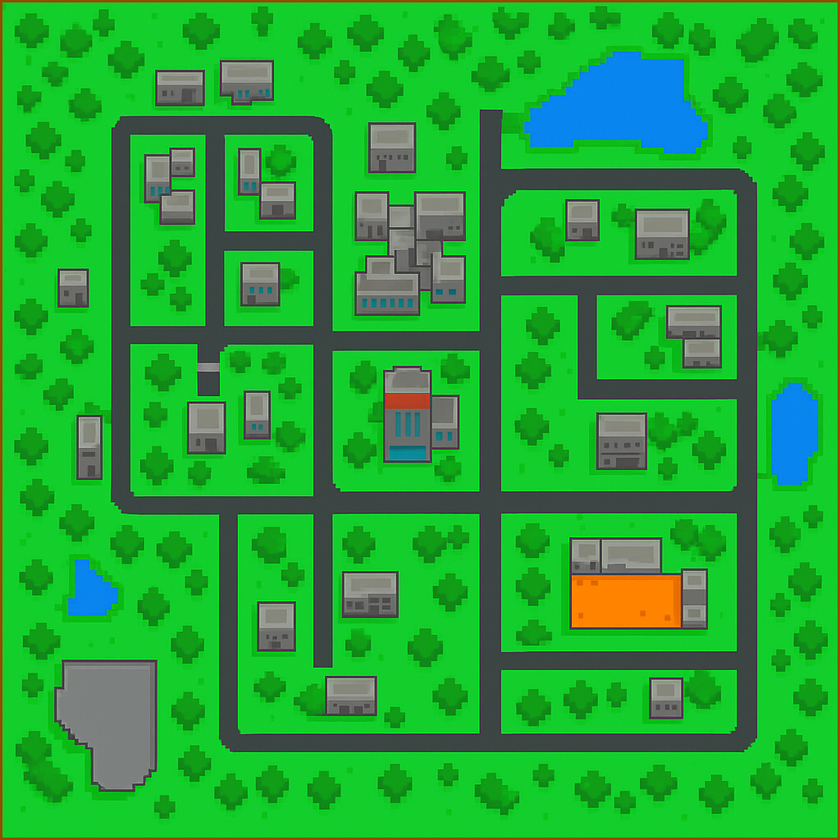
#> input picture map.png, 840 x 840 px, shrunk from 1024 x 1024 before the run
$ python normalize_map_colors.py --input map.png --output map_clean.png --diff diff.png
#> lines starting #> are read from the running program, lines starting #| are printed output that depends on the picture
#!/usr/bin/env python3
"""
normalize_map_colors.py

Reads an input top-down map image, maps every pixel to the nearest color
from a provided legend using perceptual LAB distances, applies optional denoising
and a majority (mode) smoothing pass to remove speckles, and writes a cleaned
map and a visual diff image.

Usage:
    python normalize_map_colors.py --input map.png --output map_clean.png --diff diff.png

Tweak parameters:
    --median N       apply median filter with kernel N (0 = disabled)
    --modeiters N    run N passes of modal smoothing (default 2)
    --threshold T    optional maximum deltaE threshold to map (unused by default)
"""

from PIL import Image, ImageFilter, ImageOps
import numpy as np
import math
import argparse
from collections import Counter

# ========== CONFIG: your final palette (hex -> name) ==========
LEGEND = {
    "#00FF00": "grass",
    "#0000FF": "water",
    "#453503": "mud",
    "#000000": "road",
    "#808080": "building",
    "#006400": "tree",
    "#FF0000": "player_spawn",
    "#FFFF00": "npc_spawn",
    "#FF00FF": "car_spawn",
    "#FFA500": "shop",
    "#C0C0C0": "school",
    "#964B00": "fence",
    "#00FFFF": "teleport"
}

# ========== color conversion helpers (sRGB -> LAB) ==========
# Reference white D65
REF_X = 0.95047
REF_Y = 1.00000
REF_Z = 1.08883

def hex_to_rgb(hex_color):
    h = hex_color.lstrip('#')
    return tuple(int(h[i:i+2], 16) for i in (0, 2, 4))

def srgb_to_linear(c):
    c = c / 255.0
    if c <= 0.04045:
        return c / 12.92
    else:
        return ((c + 0.055) / 1.055) ** 2.4

def rgb_to_xyz(r, g, b):
    # convert 0-255 ints to linear RGB then XYZ (sRGB D65)
    r_l = srgb_to_linear(r)
    g_l = srgb_to_linear(g)
    b_l = srgb_to_linear(b)
    # sRGB to XYZ matrix
    x = r_l * 0.4124564 + g_l * 0.3575761 + b_l * 0.1804375
    y = r_l * 0.2126729 + g_l * 0.7151522 + b_l * 0.0721750
    z = r_l * 0.0193339 + g_l * 0.1191920 + b_l * 0.9503041
    return (x, y, z)

def f_xyz(t):
    delta = 6/29
    if t > (delta**3):
        return t ** (1/3)
    else:
        return (t / (3 * (delta**2))) + (4/29)

def xyz_to_lab(x, y, z):
    xr = x / REF_X
    yr = y / REF_Y
    zr = z / REF_Z
    fx = f_xyz(xr)
    fy = f_xyz(yr)
    fz = f_xyz(zr)
    l = 116 * fy - 16
    a = 500 * (fx - fy)
    b = 200 * (fy - fz)
    return (l, a, b)

def rgb_to_lab_tuple(rgb):
    x, y, z = rgb_to_xyz(*rgb)
    return xyz_to_lab(x, y, z)

def delta_e_lab(lab1, lab2):
    # simple Euclidean deltaE in LAB (good enough for our mapping)
    return math.sqrt((lab1[0]-lab2[0])**2 + (lab1[1]-lab2[1])**2 + (lab1[2]-lab2[2])**2)

# Precompute legend LAB palette
PALETTE_RGB = [hex_to_rgb(h) for h in LEGEND.keys()]
PALETTE_HEX = list(LEGEND.keys())
PALETTE_NAMES = [LEGEND[h] for h in PALETTE_HEX]
PALETTE_LAB = [rgb_to_lab_tuple(rgb) for rgb in PALETTE_RGB]

# ========== utilities ==========
def find_nearest_palette(rgb):
    lab = rgb_to_lab_tuple(rgb)
    best_idx = 0
    best_dist = float("inf")
    for i, plab in enumerate(PALETTE_LAB):
        d = delta_e_lab(lab, plab)
        if d < best_dist:
            best_dist = d
            best_idx = i
    return best_idx, best_dist

def majority_mode_of_block(index_grid, x, y, w, h, radius=1):
    # returns index (palette index) that is majority in neighborhood
    votes = []
    for yy in range(max(0, y-radius), min(h, y+radius+1)):
        for xx in range(max(0, x-radius), min(w, x+radius+1)):
            votes.append(index_grid[yy, xx])
    return Counter(votes).most_common(1)[0][0]

# ========== main processing ==========
def normalize_image(in_path, out_path, diff_path=None, median=3, modeiters=2, verbose=True):
#> called with in_path = 'map.png', out_path = 'map_clean.png', diff_path = 'diff.png', median = 3, modeiters = 2, verbose = True
    img = Image.open(in_path).convert("RGB")
    w, h = img.size
#> w = 840; h = 840
    if verbose:
        print(f"[+] Loaded {in_path} ({w}x{h})")
#| [+] Loaded map.png (840x840)

    if median and median >= 1:
        if verbose:
            print(f"[+] Applying median filter (kernel {median})...")
        img = img.filter(ImageFilter.MedianFilter(size=median))

    pixels = np.array(img)  # shape (h, w, 3), dtype=uint8
    h, w = pixels.shape[0], pixels.shape[1]

    # create arrays
    mapped_idx = np.empty((h, w), dtype=np.int32)
    mapped_rgb = np.empty((h, w, 3), dtype=np.uint8)
    distances = np.empty((h, w), dtype=np.float32)

    # Map all pixels to nearest palette entry
    if verbose:
        print("[+] Mapping pixels to nearest legend color (LAB space). This may take a bit...")
    total = h * w
#> total = 705600
    count = 0
    # vectorized-ish: for large images, loop by rows
    for y in range(h):
        row = pixels[y]
        for x in range(w):
            rgb = tuple(row[x])
            idx, dist = find_nearest_palette(rgb)
            mapped_idx[y, x] = idx
            mapped_rgb[y, x] = PALETTE_RGB[idx]
            distances[y, x] = dist
        count += w
        if verbose and (y % 128 == 0):
            print(f"    processed row {y}/{h}")
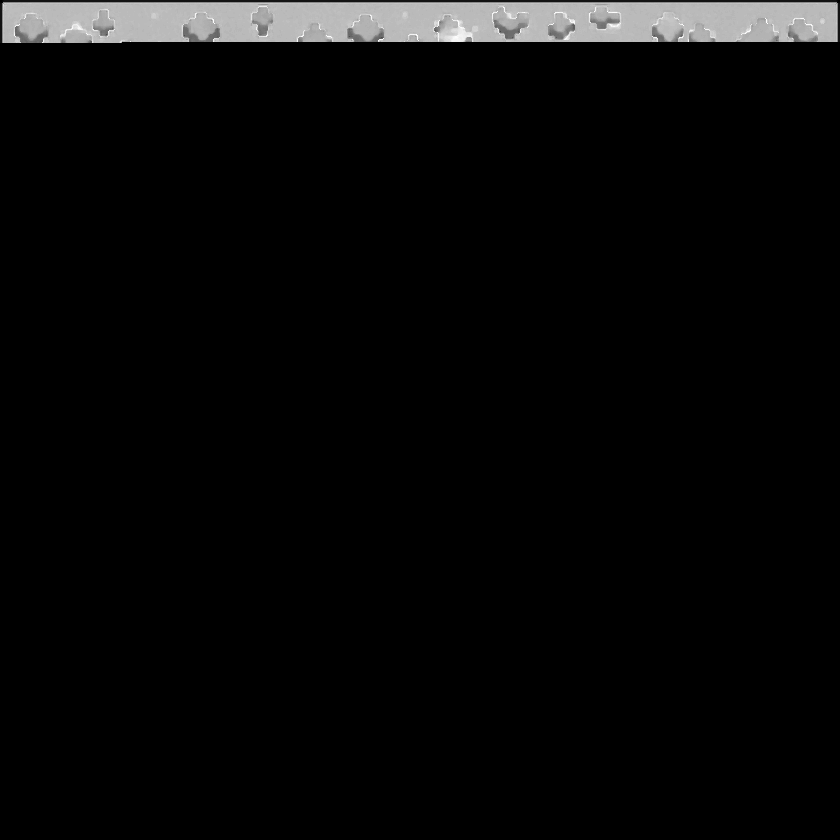
#> distances: shape (840, 840) float32; min 0, max 39.52, mean 1.3; drawn with min black and max white
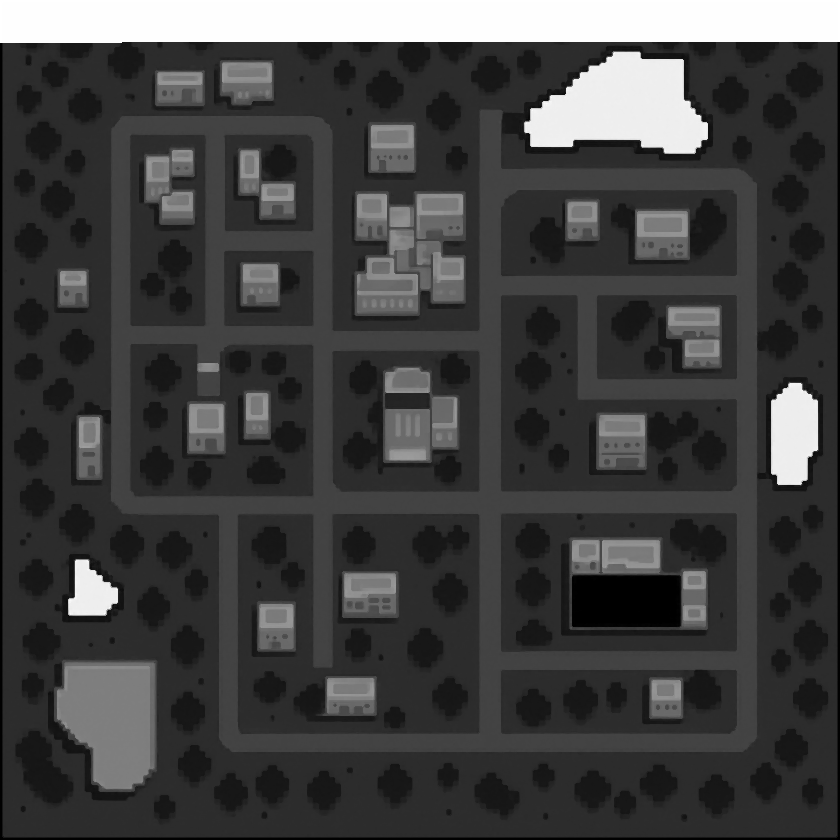
#> mapped_idx: shape (840, 840) int32; min -16757866, max 11, mean -12432376; drawn with min black and max white
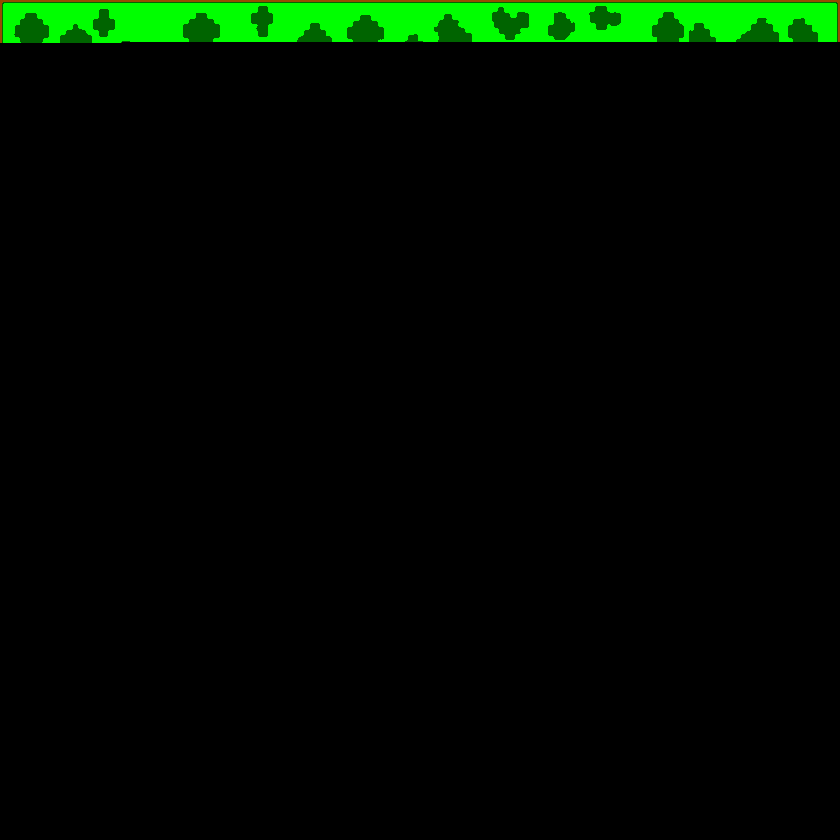
#> mapped_rgb: shape (840, 840, 3); mean R, G, B 0.4, 10.2, 0

    # majority smoothing passes (mode filter) to remove speckles
    if modeiters and modeiters > 0:
        if verbose:
            print(f"[+] Applying {modeiters} majority-mode smoothing passes...")
        for it in range(modeiters):
            new_idx = mapped_idx.copy()
            for y in range(h):
                for x in range(w):
                    new_idx[y, x] = majority_mode_of_block(mapped_idx, x, y, w, h, radius=1)
            mapped_idx = new_idx
            for i, rgb in enumerate(PALETTE_RGB):
                mapped_rgb[mapped_idx == i] = rgb
            if verbose:
                print(f"    mode pass {it+1}/{modeiters} done")

    # Build output image
    out_img = Image.fromarray(mapped_rgb, mode="RGB")
    out_img.save(out_path)
    if verbose:
        print(f"[+] Saved cleaned image -> {out_path}")

    # Save diff image highlighting changed pixels (red overlay)
    if diff_path:
        if verbose:
            print("[+] Creating diff visualization...")
        orig = np.array(Image.open(in_path).convert("RGB"))
        changed = np.any(orig != mapped_rgb, axis=2)
        # create visual: keep original but mark changed pixels red or outline them
        vis = orig.copy()
        # mark changed pixels with red tint overlay
        vis[changed] = (255, 0, 0)
        Image.fromarray(vis).save(diff_path)
        if verbose:
            changed_pct = changed.sum() * 100.0 / (w*h)
            print(f"[+] Diff saved -> {diff_path} (changed {changed.sum()} pixels, {changed_pct:.2f}%)")

    # print counts per legend color
    counts = Counter(mapped_idx.flatten().tolist())
    if verbose:
        print("[+] Legend counts (hex, name, count):")
        for i, hexc in enumerate(PALETTE_HEX):
            print(f"    {hexc}  {PALETTE_NAMES[i]:12s}  {counts.get(i,0)}")

    # also print some statistics: mean distance, max
    if verbose:
        print(f"[+] distance stats: mean {distances.mean():.2f}, max {distances.max():.2f}")

    return out_path

# ========== CLI ==========
def parse_args():
    p = argparse.ArgumentParser(description="Normalize a map image to a fixed color legend.")
    p.add_argument("--input", "-i", required=True, help="Input image (e.g. map.png)")
    p.add_argument("--output", "-o", default="map_clean.png", help="Output cleaned image")
    p.add_argument("--diff", "-d", default="map_diff.png", help="Diff visualization output (optional)")
    p.add_argument("--median", type=int, default=3, help="Median filter kernel size (0 to disable)")
    p.add_argument("--modeiters", type=int, default=2, help="How many majority smoothing passes to run")
    return p.parse_args()

if __name__ == "__main__":
    args = parse_args()
#> (the run stopped early here; a loop or call above may not have finished)
